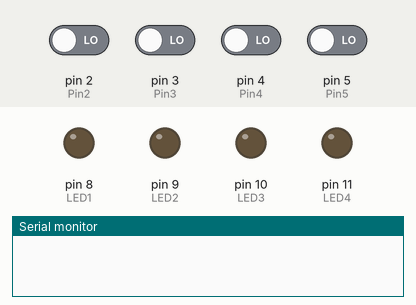
Bench run of a sketch on a simulated Arduino Uno, built with avr-gcc and run on an emulated ATmega328P. On the bench: output pins drawn as LEDs (lit = HIGH), the last lines printed to the serial monitor. Inputs (shaded band) come from the test bench; at power-on: pin 2 (Pin2), pin 3 (Pin3), pin 4 (Pin4), pin 5 (Pin5) LOW.

Above: at 1.2 s.
1.3 s: pin 2 (Pin2) driven HIGH
At 2.5 s:
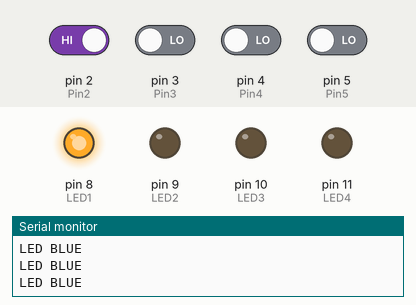
2.8 s: pin 3 (Pin3) driven HIGH
At 3.4 s:
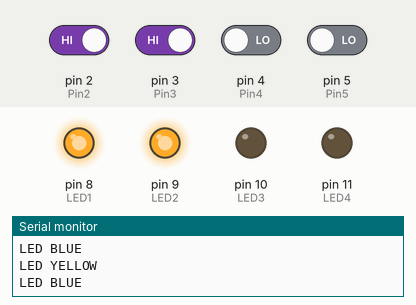
4.3 s: pin 4 (Pin4) driven HIGH
At 5.3 s:
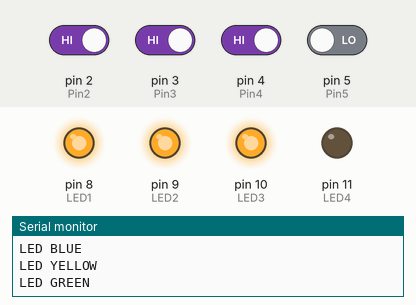
5.8 s: pin 5 (Pin5) driven HIGH
At 7.0 s:
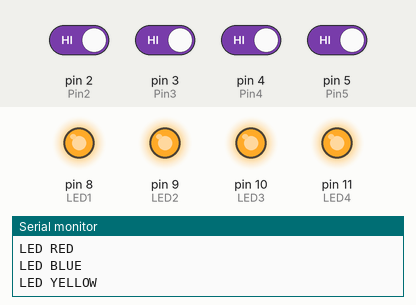
7.3 s: pin 2 (Pin2) driven LOW
At 8.5 s:
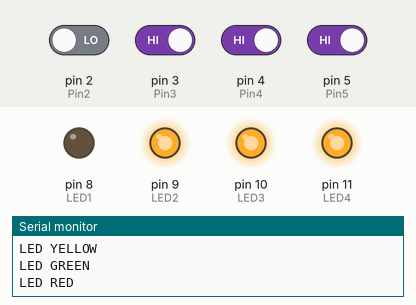
8.8 s: pin 3 (Pin3) driven LOW
At 9.2 s:
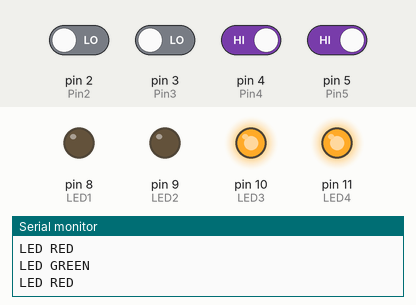
Timing chart, 0 to 11.3 s (numbered marks = the images above; inputs shaded):
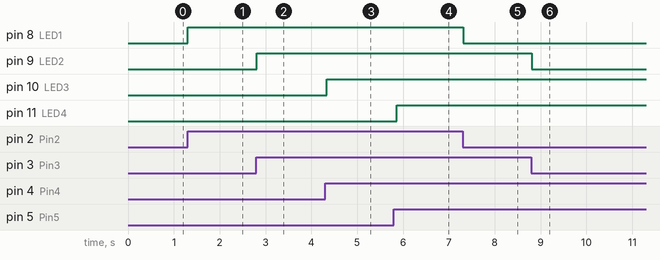

Measured:
- after the input at 1.3 s, pin 8 (LED1): LOW → HIGH at once
- after the input at 2.8 s, pin 9 (LED2): LOW → HIGH at once
- after the input at 4.3 s, pin 10 (LED3): LOW → HIGH at once
- after the input at 5.8 s, pin 11 (LED4): LOW → HIGH after 0.06 s
- after the input at 7.3 s, pin 8 (LED1): HIGH → LOW at once
- after the input at 8.8 s, pin 9 (LED2): HIGH → LOW at once

The sketch:

M0041_Arduino.ino
```cpp
int Pin2 = 2;
int Pin3 = 3;
int Pin4 = 4;
int Pin5 = 5;
int LED1 = 8;
int LED2 = 9;
int LED3 = 10;
int LED4 = 11;
int State2 = 0;
int State3 = 0;
int State4 = 0;
int State5 = 0;

void setup() {
  // initialize the LED pin as an output:
  Serial.begin(9600);
  pinMode(Pin2, INPUT);
  pinMode(Pin3, INPUT);
  pinMode(Pin4, INPUT);
  pinMode(Pin5, INPUT);
  pinMode(LED1, OUTPUT);
  pinMode(LED2, OUTPUT);
  pinMode(LED3, OUTPUT);
  pinMode(LED4, OUTPUT);
}

void loop() {
  State2 = digitalRead(Pin2);
  State3 = digitalRead(Pin3);
  State4 = digitalRead(Pin4);
  State5 = digitalRead(Pin5);
  //Serial.print("State2");
  //Serial.println(State2);


  if (State2 == HIGH) {
    digitalWrite (LED1, HIGH);
    Serial.println("LED BLUE");
    }
    else{
    digitalWrite (LED1, LOW);
    }

    if (State3 == HIGH) {
    digitalWrite (LED2, HIGH);
    Serial.println("LED YELLOW");
    }
    else{
    digitalWrite (LED2, LOW);
    }

    if (State4 == HIGH) {
    digitalWrite (LED3, HIGH);
    Serial.println("LED GREEN");
    }
    else{
    digitalWrite (LED3, LOW);
    }

    if (State5 == HIGH) {
    digitalWrite (LED4, HIGH);
    Serial.println("LED RED");
    }
    else{
    digitalWrite (LED4, LOW);
    }
}
```
